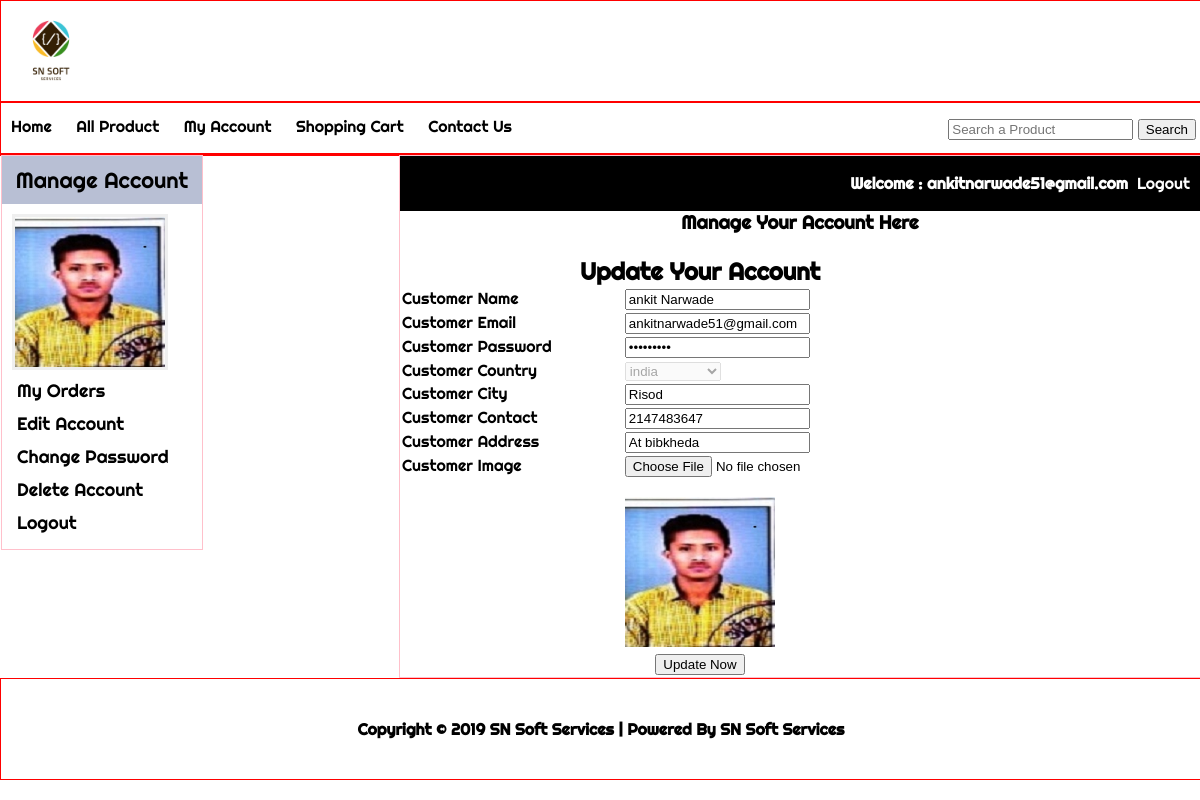
/customer/my_account.php?edit_account (signed in), run on the app's committed database.
### tables this page shows
CREATE TABLE IF NOT EXISTS `customers` (
  `customer_id` int(10) NOT NULL AUTO_INCREMENT,
  `customer_name` varchar(100) NOT NULL,
  `customer_email` varchar(100) NOT NULL,
  `customer_pass` varchar(10) NOT NULL,
  `customer_country` text NOT NULL,
  `customer_city` text NOT NULL,
  `customer_contact` int(13) NOT NULL,
  `customer_address` text NOT NULL,
  `customer_image` text NOT NULL,
  `customer_ip` int(100) NOT NULL,
  PRIMARY KEY (`customer_id`)
);

### customer/edit_account.php (the view, shortened to what this page needs)
<?php
include("includes/db.php");
if(isset($_GET['edit_account']))
{
  $customer_email = $_SESSION['customer_email'];
  $get_customer = "select * from customers where customer_email='$customer_email'";
  $run_customer = mysqli_query($con, $get_customer);
  $row = mysqli_fetch_array($run_customer);
  $name = $row['customer_name'];
  $email = $row['customer_email'];
  $pass = $row['customer_pass'];
  $country = $row['customer_country'];
  $city = $row['customer_city'];
  $contact = $row['customer_contact'];
  $address = $row['customer_address'];
  $image = $row['customer_image'];
}
?>
<br>
<form action="" method="post" enctype="multipart/form-data">
<table align="center" width="600">
<tr>
	<td colspan="8" align="center"><h2>Update Your Account</h2></td>
</tr>
<tr>
	<td>Customer Name</td>
	<td><input type="text" name="c_name" value="<?php echo $name;?>"></td>
</tr>
<tr>
	<td>Customer Email</td>
	<td><input type="text" name="c_email" value="<?php echo $email;?>"></td>
</tr>
<tr>
	<td>Customer Password</td>
	<td><input type="password" name="c_pass" value="<?php echo $pass;?>"></td>
</tr>
<tr>
	<td>Customer Country</td>
	<td>
	<select name="c_country" disabled>
		<option value="<?php echo $country; ?>"><?php echo $country; ?></option>
	</select>
	</td>
</tr>
<tr>
	<td>Customer City </td>
	<td><input type="text" name="c_city" value="<?php echo $city;?>"></td>
</tr>
<tr>
	<td>Customer Contact </td>
	<td><input type="text" name="c_contact" value="<?php echo $contact;?>"></td>
</tr>
<tr>
	<td>Customer Address </td>
	<td><input type="text" name="c_address" value="<?php echo $address;?>"></td>
</tr>
<tr>
	<td>Customer Image </td>
	<td><input type="file" name="c_image" size="20"><br><br><img src="customer_photos/<?php echo $image; ?>" width="150" height="150"></td>
</tr>
<tr>
<td align="center" colspan="8"><input type="submit" name="update_account" value="Update Now"></td>
</tr>
</table>
</form>

### customer/my_account.php (shortened to what this page needs)
<?php
include("includes/db.php");
?>
<!DOCTYPE html>
<html>
<head>
<link rel="stylesheet" type="text/css" href="styles/style.css">
<link rel="stylesheet" href="https://use.fontawesome.com/releases/v5.7.2/css/all.css">
</head>
<body>
<div class="main-wrapper">
   <div class="header-wrapper">
	   <a href="../index.php"><img src="../images/logo.jpg"></a>
   </div>
    <div id="navbar">
      <ul id="menu">
          <li><a href="../index.php">Home</a></li>
          <li><a href="../all_products.php">All Product</a></li>
          <li><a href="customer/my_account.php">My Account</a></li>
          <li><a href="../cart.php">Shopping Cart</a></li>
           <li><a href="../contact.php">Contact Us</a></li>
      </ul>
       <div id="form">
       	 <form method="get" action="results.php" enctype="multipart/form-data">
           <input type="text" name="user_query" placeholder="Search a Product"/>
           <input type="submit" name="search" value="Search"/>
       	 </form>
       </div>
    </div>
    <div class="section-wrapper">
       <div id="left-section">
          <div id="sidebar-title">Manage Account</div>
           <ul id="cats">
<?php
       $customer_session = $_SESSION['customer_email'];
   $get_customer_pic = "select * from customers where customer_email='$customer_session'";
   $run_customer = mysqli_query($con, $get_customer_pic);
   $row_customer = mysqli_fetch_array($run_customer);
   $customer_pic = $row_customer['customer_image'];
   echo "<img src='customer_photos/$customer_pic' width='150' height='150' style='border:3px solid #efefef;'>";
 ?>
            <li><a href="my_account.php?my_orders">My Orders</a></li>
            <li><a href="my_account.php?edit_account">Edit Account</a></li>
            <li><a href="my_account.php?change_pass">Change Password</a></li>
            <li><a href="my_account.php?delete_account">Delete Account</a></li>
            <li><a href="logout.php">Logout</a></li>
          </ul>
       </div>
        <div id="right-section">
   	<div id="headline">
     <div id="headline_content">
   <?php
    if(isset($_SESSION['customer_email']))
    {
      echo "<b style='color:white;'>Welcome : ". $_SESSION['customer_email'] ."</b>";
    }
   ?>
    <?php
    if(!isset($_SESSION['customer_email']))
   {
       echo "<a href='checkout.php' style='color:white; text-decoration: none;'> &nbsp;Login</a>";
   }
   else
   {
     echo "<a href='logout.php' style='color:white; text-decoration: none;'> &nbsp;Logout</a>";
   }
  ?>
   </div>
 </div>
      <div>
      <h3 align="center">Manage Your Account Here</h3>
       <?php
       if(isset($_GET['edit_account']))
       {
        include("edit_account.php");
       }
       ?>
      </div>
 </div>
    </div>
   <div class="footer">
<h1>Copyright &copy;  2019 SN Soft Services | Powered By SN Soft Services</h1>
   </div>
</div>
</body>
</html>

### customer/styles/style.css (style rules this page uses)
html, body, div, span, applet, object, iframe, h1, h2, h3, h4, h5, h6, p, blockquote, pre, a, abbr, acronym, address, big, cite, code, del, dfn, em, img, ins, kbd, q, s, samp, small, strike, strong, sub, sup, tt, var, b, u, i, center, dl, dt, dd, ol, ul, li, fieldset, form, label, legend, table, caption, tbody, tfoot, thead, tr, th, td, article, aside, canvas, details, embed, figure, figcaption, footer, header, hgroup, menu, nav, output, ruby, section, summary, time, mark, audio, video { margin: 0; padding: 0; border: 0; font-family: 'Righteous', cursive; vertical-align: baseline; }
.main-wrapper { width:100%; height:auto; margin:auto; }
.header-wrapper { width:100%; height:100px; background: #fff; border:1px solid red; }
.header-wrapper img { width:100px; height: 100px; float: left; }
#navbar { width:100%; height:50px; border:1px solid red; }
#menu { padding:0; line-height:36px; margin-top:5px; float:left; }
#menu li { list-style: none; display: inline; }
#menu li a { text-decoration:none; margin:10px; color:black; }
#form { float:right; line-height: 50px; padding-right: 5px; }
.section-wrapper { width:100%; height:auto; border:1px solid red; }
#left-section { width:200px; float:left; border:1px solid pink; }
#cats { text-align: ; padding:10px; }
#cats li { list-style:none; padding: 5px; }
#cats a { text-decoration:none; font-size: 18px; color:black; }
#cats img { border:4px solid #efefef; }
#right-section { width:800px; float: right; border:1px solid pink; }
.footer { width:100%; height:100px; clear:both; border:1px solid red; }
.footer h1 { padding:40px; text-align:center; font-size: 16px; }
#sidebar-title { padding:10px; font-size: 22px; box-sizing:border-box; background: #B8BFD4; text-align: center; }
#headline { width:780px; height:35px; padding:10px; line-height: 35px; float:right; background:black; }
#headline_content { float:right; }

### data on the page
customers: customer_image (picture), c_name "ankit Narwade", c_email "ankitnarwade51@gmail.com", c_country "india", c_city "Risod", c_contact "2147483647", c_address "At bibkheda"

### other printed values
$_SESSION['customer_email'] "ankitnarwade51@gmail.com"
